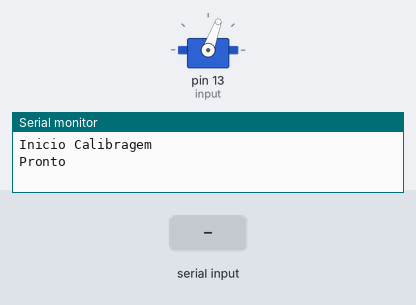
A sketch run on a simulated Arduino Uno, built with avr-gcc and run on an emulated ATmega328P. Shown: servo, the last lines printed to the serial monitor. The test bench sets the inputs (shaded band).

Above: at 4.2 s.
4.3 s: "90,45\n" received over Serial
At 5.1 s:
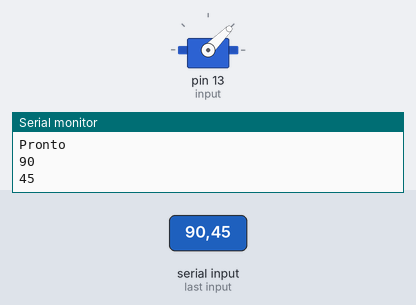
5.8 s: "30,150\n" received over Serial
At 6.3 s:
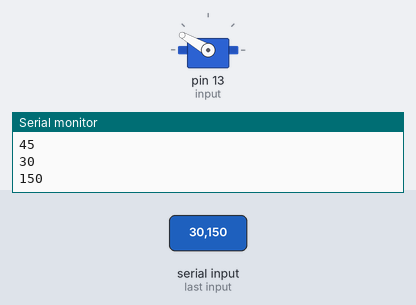
7.3 s: "5\n" received over Serial
At 8.5 s:
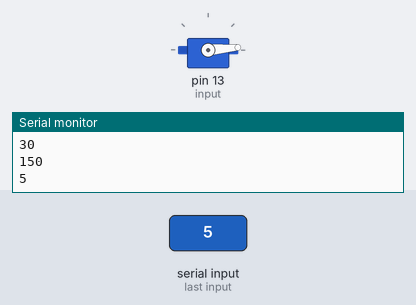
8.8 s: "200\n" received over Serial
At 9.7 s:
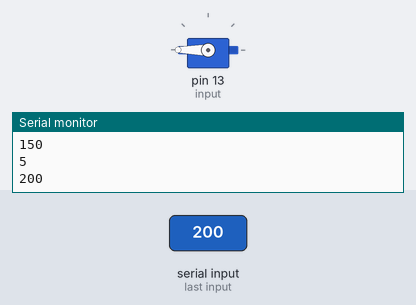
10.3 s: "90\n" received over Serial
At 10.8 s:
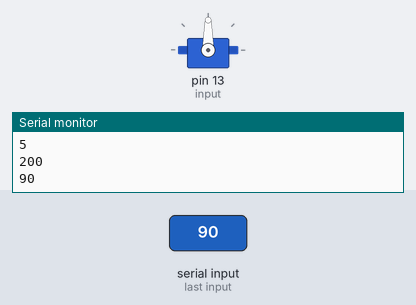
Timing chart, 0 to 12.8 s (numbered marks = the images above; inputs shaded):
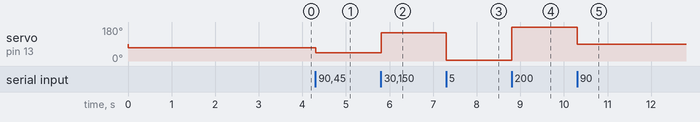

Measured:
- after the input at 4.3 s, servo on pin 13 (input): 70° → 45° at once
- after the input at 5.8 s, servo on pin 13 (input): 45° → 150° at once
- after the input at 7.3 s, servo on pin 13 (input): 150° → 5° at once
- after the input at 8.8 s, servo on pin 13 (input): 5° → 180° at once
- after the input at 10.3 s, servo on pin 13 (input): 180° → 90° at once

The sketch:

Calibrador.ino
```cpp
#include <Servo.h>

int input = 13;
Servo Roda;
int RpmMaximo = 7500;
int RpmMinimo = 0;
int ValorStart=70;
int ValorInputMaximo=0;
int ValorInputMinimo=0;


void setup ()
{
  Serial.begin(9600);
  Roda.attach(input);
  delay(10);
  Serial.println("Inicio Calibragem");

  Roda.write(ValorStart);
  delay(3000);
  Serial.println("Pronto");
}

void loop ()
{
  while(Serial.available()>0)
  {
    int val = Serial.parseInt();
    if(val!=0)
    {
      Serial.println(val);
      Roda.write(val);
    }


  }

}
```
